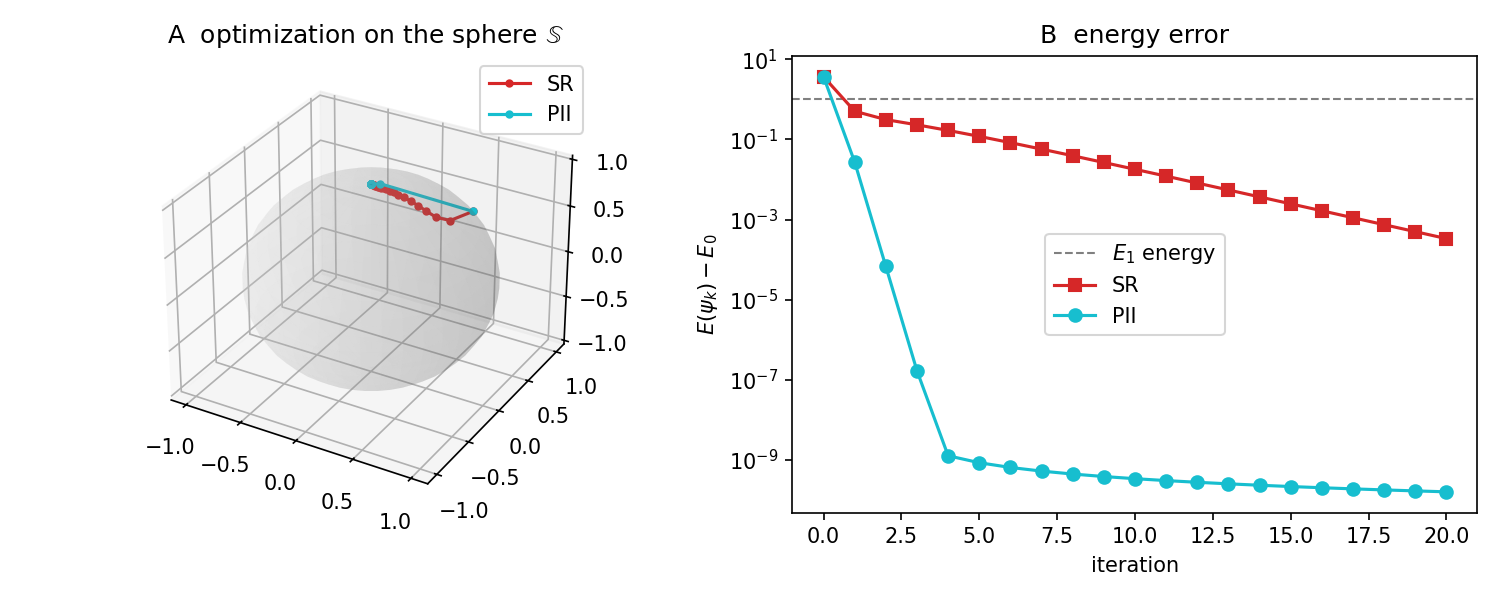

Generate this figure with Python:
r"""Reproduce Figure 1 of the paper: the toy benchmark ``Ĥ = diag(1, 10, 0)``.

This is the minimal illustrative example: a 3-dimensional Hilbert space with an
**exact, full** state-vector ansatz on the sphere ``S``. We use
:class:`netket.models.LogStateVector` (one free parameter per basis amplitude)
and a :class:`netket.vqs.FullSumState`, so the tangent space spans the whole
Hilbert space and the Galerkin projection is exact.

The Hamiltonian has eigenvalues ``{E0, E1, Emax} = {0, 1, 10}`` so the spectral
gap is ``Δ = 1`` and the spread is ``Γ = 10`` (the ``a = 1`` case of the paper).

- **PII** (``τ → E0 = 0``) converges almost immediately and is gap-insensitive.
- **SR** (``η = 0.1``) converges slowly with oscillating iterates because of the
  large eigenvalue spread and small gap.

Note: NetKet ansätze parametrize the **log**-amplitude, whereas Fig. 1 uses a
*linear* state vector. The PII update here is therefore the inverse-iteration
step pulled back through the (nonlinear) ``ψ = exp(logψ)`` map, so convergence is
extremely fast and gap-insensitive but not literally a single step as in the
linear-ansatz figure. The qualitative SR-vs-PII contrast is reproduced exactly.

Run with::

    python examples/diag_hamiltonian_fig1.py
"""

from pathlib import Path

import numpy as np
import optax
import netket as nk
import matplotlib.pyplot as plt

import pii

HERE = Path(__file__).parent

E0 = 0.0  # Ĥ = diag(1, 10, 0) -> eigenvalues {0, 1, 10}
N_ITER = 20
SEED = 2

# 3-dimensional Hilbert space: a single site with local dimension 3.
hi = nk.hilbert.Spin(s=1, N=1)
H = nk.operator.LocalOperator(hi, operators=[np.diag([1.0, 10.0, 0.0])], acting_on=[[0]])

# LogStateVector: every basis amplitude is a free (real) parameter -> exact ansatz.
# Both drivers start from the same state (same seed).
sr = pii.driver.VMC_PII(
    H, optax.sgd(0.1),
    variational_state=nk.vqs.FullSumState(hi, nk.models.LogStateVector(hi, param_dtype=float), seed=SEED),
    diag_shift=0.0, pii=False, mode="real",
)
pii_drv = pii.driver.VMC_PII(
    H, optax.sgd(1.0),
    variational_state=nk.vqs.FullSumState(hi, nk.models.LogStateVector(hi, param_dtype=float), seed=SEED),
    diag_shift=1e-8, pii=True, tau=1e-8, mode="real",
)

# Run one iteration at a time, recording the energy error and the state vector.
e_sr, s_sr = [], []
e_pii, s_pii = [], []
for driver, energies, states in ((sr, e_sr, s_sr), (pii_drv, e_pii, s_pii)):
    for step in range(N_ITER + 1):
        if step > 0:
            driver.run(n_iter=1, show_progress=False)
        psi = np.asarray(driver.state.to_array()).real
        psi = psi / np.linalg.norm(psi)
        states.append(psi * np.sign(psi[np.argmax(np.abs(psi))]))  # fix global sign
        energies.append(float(driver.state.expect(H).mean.real) - E0)

e_sr, s_sr = np.array(e_sr), np.array(s_sr)
e_pii, s_pii = np.array(e_pii), np.array(s_pii)

print("Ĥ = diag(1, 10, 0);  E0=0, E1=1, Emax=10  (Δ=1, Γ=10)")
print(f"  SR  (η=0.1):  E-E0 after {N_ITER} steps = {e_sr[-1]:.3e}")
print(f"  PII (τ=1e-8): E-E0 after 1 step = {e_pii[1]:.3e}, "
      f"after {N_ITER} steps = {e_pii[-1]:.3e}")

fig = plt.figure(figsize=(10, 4))

# (A) trajectory on the sphere
axA = fig.add_subplot(1, 2, 1, projection="3d")
u, v = np.mgrid[0 : 2 * np.pi : 40j, 0 : np.pi : 20j]
axA.plot_surface(
    np.cos(u) * np.sin(v), np.sin(u) * np.sin(v), np.cos(v),
    color="lightgray", alpha=0.15, linewidth=0,
)
axA.plot(*s_sr.T, "-o", ms=3, color="tab:red", label="SR")
axA.plot(*s_pii.T, "-o", ms=3, color="tab:cyan", label="PII")
axA.set_title("A  optimization on the sphere $\\mathbb{S}$")
axA.legend()

# (B) energy error vs iteration
axB = fig.add_subplot(1, 2, 2)
axB.axhline(1.0, ls="--", color="gray", lw=1, label="$E_1$ energy")
axB.semilogy(np.maximum(e_sr, 1e-16), "-s", color="tab:red", label="SR")
axB.semilogy(np.maximum(e_pii, 1e-16), "-o", color="tab:cyan", label="PII")
axB.set_xlabel("iteration")
axB.set_ylabel("$E(\\psi_k) - E_0$")
axB.set_title("B  energy error")
axB.legend()

fig.tight_layout()
fig.savefig(HERE / "diag_hamiltonian_fig1.png", dpi=150)
print(f"saved {HERE / 'diag_hamiltonian_fig1.png'}")
